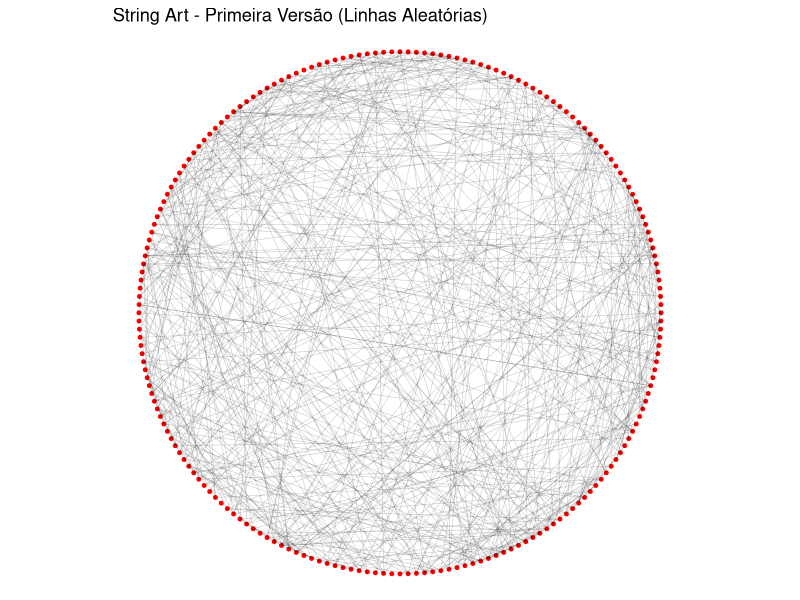

Source code (R):
# Pacotes
library(ggplot2)
library(dplyr)

# ------------------------
# 1. Definir parâmetros
# ------------------------
n_pins <- 200          # número de pinos
n_linhas <- 500        # número de linhas que vamos desenhar
circle_radius <- 100   # raio do círculo
circle_center <- c(0, 0)

# ------------------------
# 2. Calcular posições dos pinos
# ------------------------
theta <- seq(0, 2*pi, length.out = n_pins + 1)[-1] # ângulos
pins <- data.frame(
  id = 1:n_pins,
  x = circle_center[1] + circle_radius * cos(theta),
  y = circle_center[2] + circle_radius * sin(theta)
)

# ------------------------
# 3. Criar linhas aleatórias entre pinos
# ------------------------
set.seed(123) # reprodutibilidade
linhas <- data.frame(
  from = sample(1:n_pins, n_linhas, replace = TRUE),
  to   = sample(1:n_pins, n_linhas, replace = TRUE)
) %>%
  filter(from != to) %>% # evitar linha sobre o mesmo pino
  left_join(pins, by = c("from" = "id")) %>%
  rename(x1 = x, y1 = y) %>%
  left_join(pins, by = c("to" = "id")) %>%
  rename(x2 = x, y2 = y)

# ------------------------
# 4. Plotar o String Art simples
# ------------------------
ggplot() +
  geom_point(data = pins, aes(x, y), color="red", size=1) +
  geom_segment(data = linhas, aes(x = x1, y = y1, xend = x2, yend = y2),
               color="black", alpha=0.2, linewidth=0.2) +
  coord_equal() +
  theme_void() +
  ggtitle("String Art - Primeira Versão (Linhas Aleatórias)")
